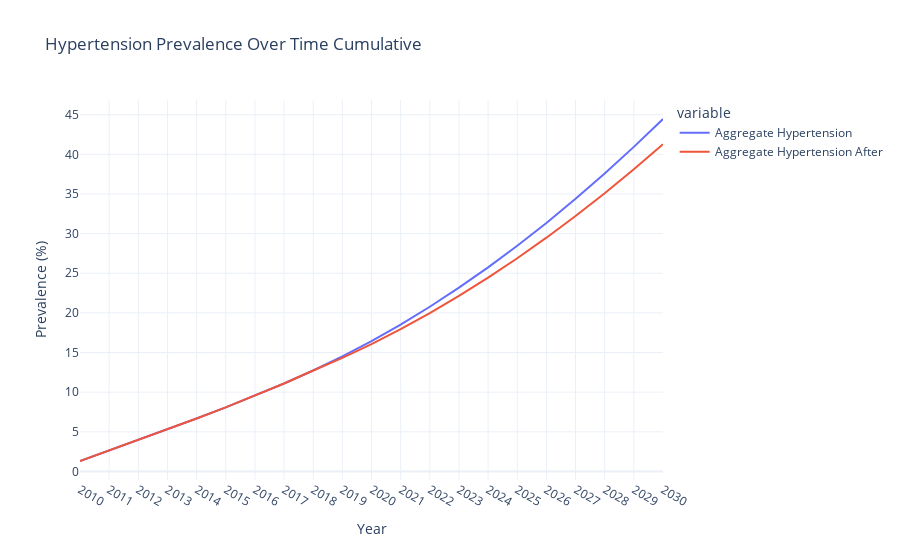

Source (notebook cell):
### Code cell
# create multiple line chart using plotly using column Year as x axis and Hypertension and Hypertension After as y axis, with legend
fig = px.line(data, x='Year', y=['Aggregate Hypertension', 'Aggregate Hypertension After'], title='Hypertension Prevalence Over Time Cumulative')
fig.update_layout(
    xaxis=dict(tickmode='linear', tick0=2010, dtick=1),
    xaxis_title='Year',
    yaxis_title='Prevalence (%)',
    template='plotly_white'
)

fig.show()

### Figure 1 — Plotly figure (JSON) as saved in the notebook; plotly's stock layout.template omitted (floating-point values rounded to 4 significant figures)
{"data": [{"hovertemplate": "variable=Aggregate Hypertension<br>Year=%{x}<br>value=%{y}<extra></extra>", "legendgroup": "Aggregate Hypertension", "line": {"color": "#636efa", "dash": "solid"}, "marker": {"symbol": "circle"}, "mode": "lines", "name": "Aggregate Hypertension", "orientation": "v", "showlegend": true, "type": "scatter", "x": [2010, 2011, 2012, 2013, 2014, 2015, 2016, 2017, 2018, 2019, 2020, 2021, 2022, 2023, 2024, 2025, 2026, 2027, 2028, 2029, 2030], "xaxis": "x", "y": [1.32, 2.642, 3.97, 5.312, 6.679, 8.086, 9.551, 11.09, 12.74, 14.51, 16.44, 18.53, 20.77, 23.18, 25.74, 28.46, 31.34, 34.38, 37.58, 40.94, 44.45], "yaxis": "y"}, {"hovertemplate": "variable=Aggregate Hypertension After<br>Year=%{x}<br>value=%{y}<extra></extra>", "legendgroup": "Aggregate Hypertension After", "line": {"color": "#EF553B", "dash": "solid"}, "marker": {"symbol": "circle"}, "mode": "lines", "name": "Aggregate Hypertension After", "orientation": "v", "showlegend": true, "type": "scatter", "x": [2010, 2011, 2012, 2013, 2014, 2015, 2016, 2017, 2018, 2019, 2020, 2021, 2022, 2023, 2024, 2025, 2026, 2027, 2028, 2029, 2030], "xaxis": "x", "y": [1.32, 2.642, 3.97, 5.312, 6.679, 8.086, 9.551, 11.09, 12.74, 14.33, 16.07, 17.95, 19.97, 22.13, 24.44, 26.89, 29.48, 32.22, 35.1, 38.12, 41.28], "yaxis": "y"}], "layout": {"legend": {"title": {"text": "variable"}, "tracegroupgap": 0}, "title": {"text": "Hypertension Prevalence Over Time Cumulative"}, "xaxis": {"anchor": "y", "domain": [0, 1], "dtick": 1, "tick0": 2010, "tickmode": "linear", "title": {"text": "Year"}}, "yaxis": {"anchor": "x", "domain": [0, 1], "title": {"text": "Prevalence (%)"}}}}
